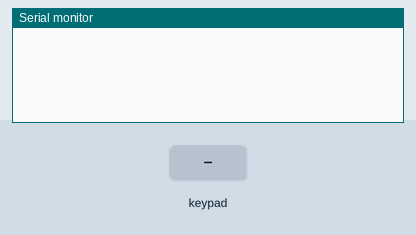
The sketch below on a simulated Arduino Uno, built with avr-gcc and run on an emulated ATmega328P. Parts: the last lines printed to the serial monitor. Wiring (inferred from the names in the program): 4×4 keypad with keys 1 2 3 A 4 5 6 B 7 8 9 C * 0 # D: rows pin 10, pin 9, pin 8, pin 7; columns pin 6, pin 5, pin 4, pin 3. The test bench sets the inputs (shaded band).

Above: at 1.2 s.
1.3 s: key '1' pressed
At 2.0 s:
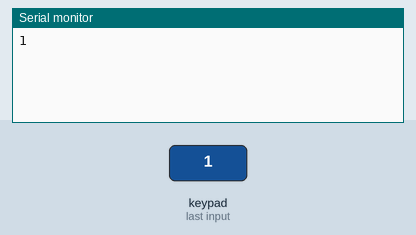
2.9 s: keypad keys 1 0 9 8 7 # pressed 0.4 s apart
At 5.9 s:
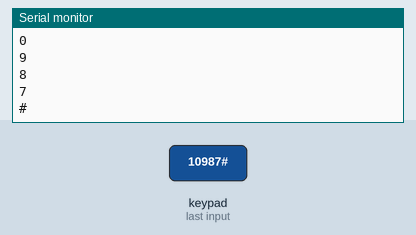
6.8 s: key 'A' pressed
At 7.4 s:
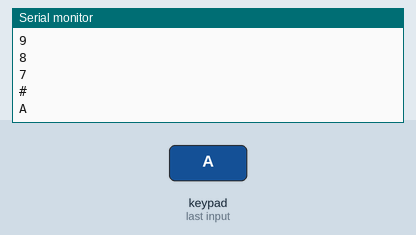
8.4 s: keypad keys 1 0 9 8 7 * pressed 0.4 s apart
At 11.3 s:
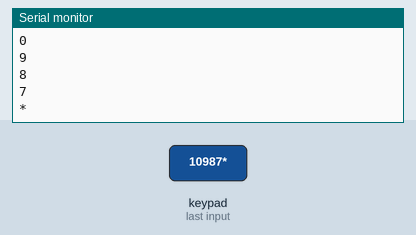
12.3 s: key 'B' pressed
At 13.6 s:
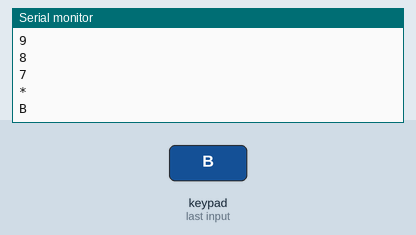
13.9 s: keypad keys 1 0 9 8 7 D pressed 0.4 s apart
At 16.7 s:
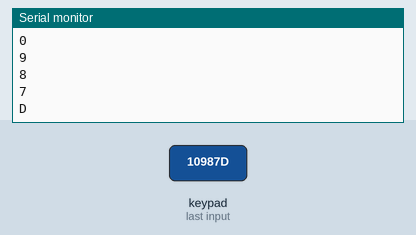
Timing chart, 0 to 18.2 s (numbered marks = the images above; inputs shaded):
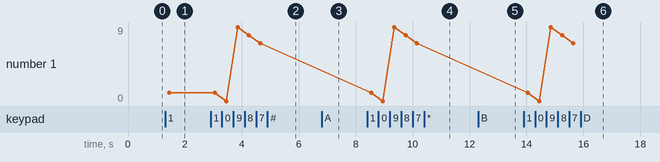

The sketch:

KeyPad.ino
```cpp
const byte ROWS = 4; // Number of rows
const byte COLS = 4; // Number of columns
char hexaKeys[ROWS][COLS] = {
  {'1', '2', '3', 'A'},
  {'4', '5', '6', 'B'},
  {'7', '8', '9', 'C'},
  {'*', '0', '#', 'D'}
};
byte rowPins[ROWS] = {10, 9, 8, 7}; // Row pin numbers
byte colPins[COLS] = {6, 5, 4, 3}; // Column pin numbers

void setup() {
  Serial.begin(9600);
  // Initialize row pins as INPUT_PULLUP
  for (byte i = 0; i < ROWS; i++) {
    pinMode(rowPins[i], INPUT_PULLUP);
  }
  // Initialize column pins as OUTPUT and set them LOW
  for (byte i = 0; i < COLS; i++) {
    pinMode(colPins[i], OUTPUT);
    digitalWrite(colPins[i], LOW);
  }
}

void loop() {
  char customKey = getKey();
  if (customKey != 0) {
    Serial.println(customKey);
    // Add your custom logic for key handling here
  }
}

char getKey() {
  for (byte col = 0; col < COLS; col++) {
    digitalWrite(colPins[col], LOW); // Activate the current column
    for (byte row = 0; row < ROWS; row++) {
      if (digitalRead(rowPins[row]) == LOW) {
        // Key is pressed, return the corresponding character
        delay(50); // Debounce delay
        while (digitalRead(rowPins[row]) == LOW) {} // Wait for key release
        digitalWrite(colPins[col], HIGH); // Deactivate the column
        return hexaKeys[row][col];
      }
    }
    digitalWrite(colPins[col], HIGH); // Deactivate the column
  }
  return 0; // No key is pressed
}
```

Measured:
- after the input at 1.3 s, the serial monitor: prints a new line after 0.15 s (image 1)
- after the input at 2.9 s, the serial monitor: prints a new line after 0.55 s (image 2)
- after the input at 6.8 s, the serial monitor: prints a new line after 0.15 s (image 3)
- after the input at 8.4 s, the serial monitor: prints a new line after 0.15 s (image 4)
- after the input at 12.3 s, the serial monitor: prints a new line after 0.15 s (image 5)
- after the input at 13.9 s, the serial monitor: prints a new line after 0.15 s (image 6)
- plotted number 1: 1 → 7 after the input at 2.9 s
